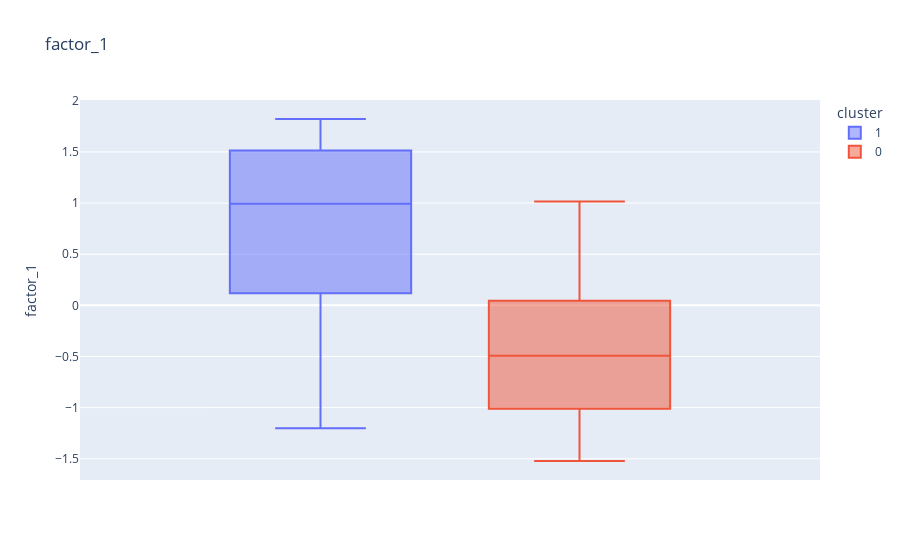
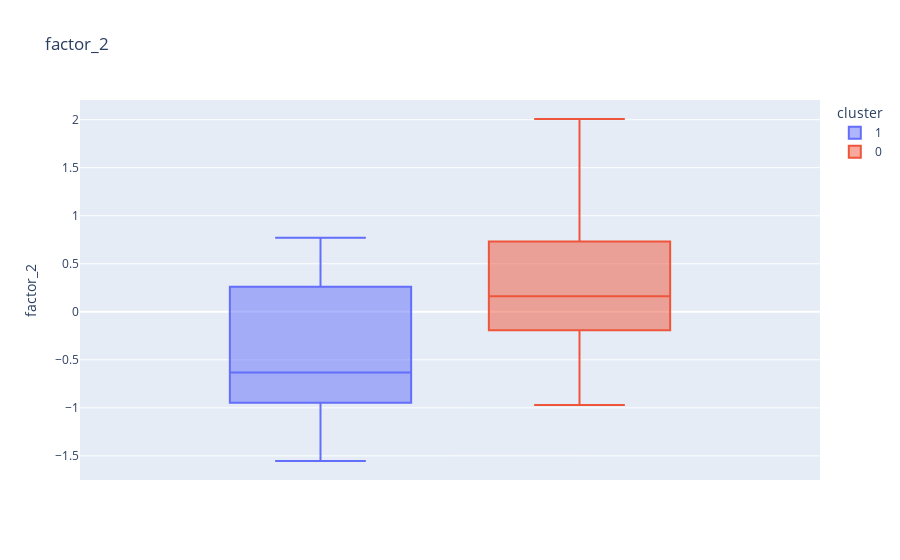

Notebook cell for these charts, in order:
### Code cell
for col in df_factor.drop(columns=["cluster"]).columns:
    px.box(df_factor, y=col, color="cluster", title=col).show()

### Figure 1 — Plotly figure (JSON) as saved in the notebook; plotly's stock layout.template omitted (floating-point values rounded to 4 significant figures)
{"data": [{"alignmentgroup": "True", "hovertemplate": "cluster=1<br>factor_1=%{y}<extra></extra>", "legendgroup": "1", "marker": {"color": "#636efa"}, "name": "1", "notched": false, "offsetgroup": "1", "orientation": "v", "showlegend": true, "type": "box", "x0": " ", "xaxis": "x", "y": [1.157, 0.8078, 0.2935, 1.759, 1.822, 0.199, 1.543, 0.9929, 0.9987, 1.773, -0.4465, 0.9697, 1.449, 1.537, -0.8702, 1.037, -1.203, 0.09097, -0.5408], "y0": " ", "yaxis": "y"}, {"alignmentgroup": "True", "hovertemplate": "cluster=0<br>factor_1=%{y}<extra></extra>", "legendgroup": "0", "marker": {"color": "#EF553B"}, "name": "0", "notched": false, "offsetgroup": "0", "orientation": "v", "showlegend": true, "type": "box", "x0": " ", "xaxis": "x", "y": [0.3744, 0.4645, 0.1208, -1.038, -0.1848, -0.8677, -1.017, 0.6066, -0.2644, -1.292, -0.482, -1.218, -0.7541, -1.187, 0.2357, -0.8011, 1.015, -1.308, -0.2146, 0.7363, -1.522, -0.2706, -0.2775, -0.5115, -0.4936, -0.8942, 0.8878, -0.9983, -0.7454, -1.273, -0.1944], "y0": " ", "yaxis": "y"}], "layout": {"boxmode": "group", "legend": {"title": {"text": "cluster"}, "tracegroupgap": 0}, "title": {"text": "factor_1"}, "xaxis": {"anchor": "y", "domain": [0, 1]}, "yaxis": {"anchor": "x", "domain": [0, 1], "title": {"text": "factor_1"}}}}

### Figure 2 — Plotly figure (JSON) as saved in the notebook; plotly's stock layout.template omitted (floating-point values rounded to 4 significant figures)
{"data": [{"alignmentgroup": "True", "hovertemplate": "cluster=1<br>factor_2=%{y}<extra></extra>", "legendgroup": "1", "marker": {"color": "#636efa"}, "name": "1", "notched": false, "offsetgroup": "1", "orientation": "v", "showlegend": true, "type": "box", "x0": " ", "xaxis": "x", "y": [-0.6515, 0.7701, -0.6045, 0.6533, -0.9592, -1.121, -0.5856, 0.4298, 0.757, -1.554, -0.631, 0.6772, -0.9091, -0.8689, -0.8702, -0.4983, -1.281, -0.2448, -1.484], "y0": " ", "yaxis": "y"}, {"alignmentgroup": "True", "hovertemplate": "cluster=0<br>factor_2=%{y}<extra></extra>", "legendgroup": "0", "marker": {"color": "#EF553B"}, "name": "0", "notched": false, "offsetgroup": "0", "orientation": "v", "showlegend": true, "type": "box", "x0": " ", "xaxis": "x", "y": [1.354, 2.007, 1.394, 0.136, 0.3843, 0.3109, -0.2583, 0.627, -0.1675, -0.5073, -0.1406, -0.7574, 0.6533, -0.05497, 0.3754, -0.1761, 1.514, -0.6155, 0.5704, 0.7582, -0.9699, 0.1625, 0.08176, 0.7795, -0.196, 0.5067, 0.1581, 0.8938, 0.8534, -0.3278, -0.3739], "y0": " ", "yaxis": "y"}], "layout": {"boxmode": "group", "legend": {"title": {"text": "cluster"}, "tracegroupgap": 0}, "title": {"text": "factor_2"}, "xaxis": {"anchor": "y", "domain": [0, 1]}, "yaxis": {"anchor": "x", "domain": [0, 1], "title": {"text": "factor_2"}}}}
